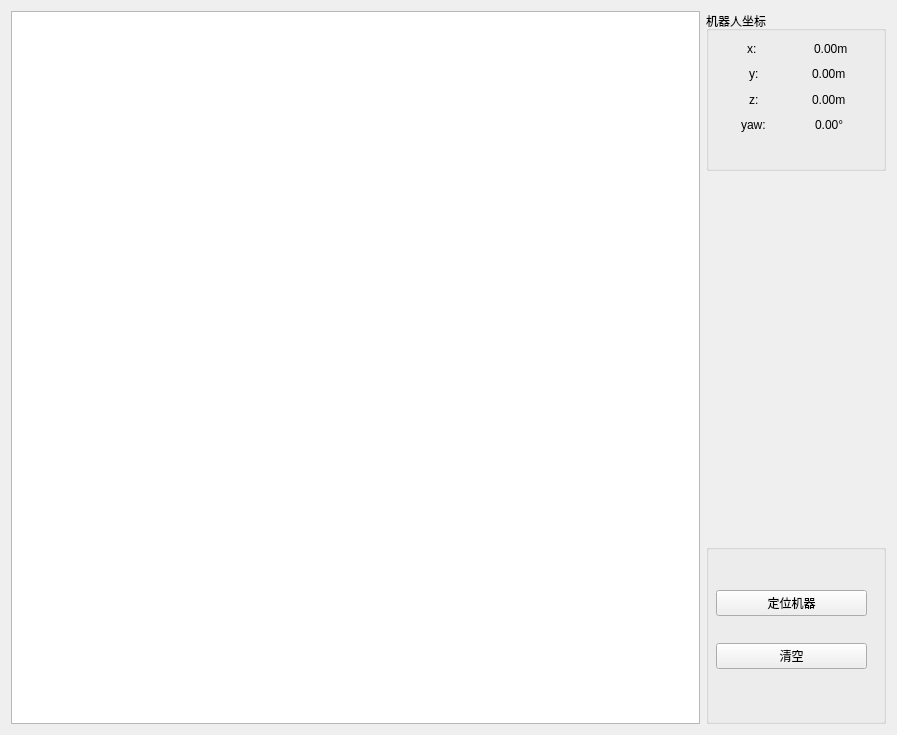
<?xml version="1.0" encoding="UTF-8"?>
<ui version="4.0">
 <class>ROSVisualizer</class>
 <widget class="QWidget" name="ROSVisualizer">
  <property name="geometry">
   <rect>
    <x>0</x>
    <y>0</y>
    <width>897</width>
    <height>735</height>
   </rect>
  </property>
  <property name="windowTitle">
   <string>Form</string>
  </property>
  <layout class="QGridLayout" name="gridLayout">
   <item row="0" column="0">
    <layout class="QHBoxLayout" name="horizontalLayout_5" stretch="7,0">
     <item>
      <widget class="ZoomableView" name="rosVisual"/>
     </item>
     <item>
      <layout class="QVBoxLayout" name="verticalLayout_2">
       <item alignment="Qt::AlignTop">
        <widget class="QGroupBox" name="groupBox">
         <property name="sizePolicy">
          <sizepolicy hsizetype="Fixed" vsizetype="Preferred">
           <horstretch>0</horstretch>
           <verstretch>0</verstretch>
          </sizepolicy>
         </property>
         <property name="minimumSize">
          <size>
           <width>180</width>
           <height>160</height>
          </size>
         </property>
         <property name="title">
          <string>机器人坐标</string>
         </property>
         <widget class="QWidget" name="layoutWidget">
          <property name="geometry">
           <rect>
            <x>10</x>
            <y>25</y>
            <width>151</width>
            <height>101</height>
           </rect>
          </property>
          <layout class="QVBoxLayout" name="verticalLayout_3">
           <property name="spacing">
            <number>0</number>
           </property>
           <item>
            <layout class="QHBoxLayout" name="horizontalLayout">
             <property name="spacing">
              <number>6</number>
             </property>
             <item alignment="Qt::AlignHCenter">
              <widget class="QLabel" name="label_2">
               <property name="text">
                <string>x:</string>
               </property>
              </widget>
             </item>
             <item alignment="Qt::AlignHCenter">
              <widget class="QLabel" name="robPosX">
               <property name="text">
                <string>0.00m</string>
               </property>
              </widget>
             </item>
            </layout>
           </item>
           <item>
            <layout class="QHBoxLayout" name="horizontalLayout_2">
             <item alignment="Qt::AlignHCenter">
              <widget class="QLabel" name="label_3">
               <property name="text">
                <string>y:</string>
               </property>
              </widget>
             </item>
             <item alignment="Qt::AlignHCenter">
              <widget class="QLabel" name="robPosY">
               <property name="text">
                <string>0.00m</string>
               </property>
              </widget>
             </item>
            </layout>
           </item>
           <item>
            <layout class="QHBoxLayout" name="horizontalLayout_3">
             <item alignment="Qt::AlignHCenter">
              <widget class="QLabel" name="label_4">
               <property name="text">
                <string>z:</string>
               </property>
              </widget>
             </item>
             <item alignment="Qt::AlignHCenter">
              <widget class="QLabel" name="robPosZ">
               <property name="text">
                <string>0.00m</string>
               </property>
              </widget>
             </item>
            </layout>
           </item>
           <item>
            <layout class="QHBoxLayout" name="horizontalLayout_4">
             <item alignment="Qt::AlignHCenter">
              <widget class="QLabel" name="label_7">
               <property name="text">
                <string>yaw:</string>
               </property>
              </widget>
             </item>
             <item alignment="Qt::AlignHCenter">
              <widget class="QLabel" name="robPosYaw">
               <property name="text">
                <string>0.00°</string>
               </property>
              </widget>
             </item>
            </layout>
           </item>
          </layout>
         </widget>
        </widget>
       </item>
       <item alignment="Qt::AlignBottom">
        <widget class="QGroupBox" name="groupBox_2">
         <property name="sizePolicy">
          <sizepolicy hsizetype="Fixed" vsizetype="Fixed">
           <horstretch>0</horstretch>
           <verstretch>0</verstretch>
          </sizepolicy>
         </property>
         <property name="minimumSize">
          <size>
           <width>180</width>
           <height>180</height>
          </size>
         </property>
         <property name="title">
          <string/>
         </property>
         <widget class="QWidget" name="layoutWidget">
          <property name="geometry">
           <rect>
            <x>10</x>
            <y>25</y>
            <width>151</width>
            <height>121</height>
           </rect>
          </property>
          <layout class="QVBoxLayout" name="verticalLayout">
           <item>
            <widget class="QPushButton" name="locateBtn">
             <property name="text">
              <string>定位机器</string>
             </property>
            </widget>
           </item>
           <item>
            <widget class="QPushButton" name="clearBtn">
             <property name="text">
              <string>清空</string>
             </property>
            </widget>
           </item>
          </layout>
         </widget>
        </widget>
       </item>
      </layout>
     </item>
    </layout>
   </item>
  </layout>
 </widget>
 <customwidgets>
  <customwidget>
   <class>ZoomableView</class>
   <extends>QGraphicsView</extends>
   <header>rosvisualizer.h</header>
  </customwidget>
 </customwidgets>
 <resources/>
 <connections/>
</ui>
